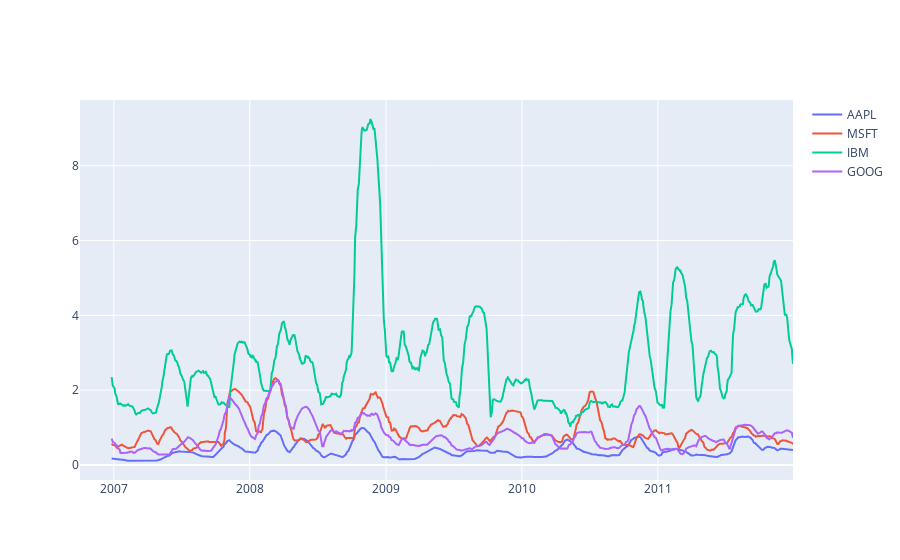

Notebook code for this chart:
### Markdown cell above
Скользящие средние можно использовать как уровни поддержки и сопротивления.
Например, как только скользящая средняя перекает скользящее среднее стоит открыть позиции на покупку или на продажу в зависимости, чем она является в данный момент времени - уровнем поддержки или сопротивления.

Пересечение скользящих средних так же дает некоторое представление о смене тренда. Если короткая с.с. пересекает длинную сверху-вниз, то это указывает на возможное начало низхоядщего тренда и когда короткая с.с. пересекает длинную снизу-вверх - то высходящий тренд.

### Расчет волатильности
Волатильность акции — это измерение изменения дисперсии доходности акции за определенный период времени. Обычно сравнивают волатильность акции с другой акцией, чтобы понять, какая из них может иметь меньший риск, или с рыночным индексом, чтобы изучить волатильность акции на рынке в целом. Как правило, чем выше волатильность, тем рискованнее вложение в эти акции, что приводит к инвестированию в одно, а не в другое.

### Code cell
tickers = ['AAPL', 'MSFT', 'IBM', 'GOOG']
all_data = get(tickers, datetime.datetime(2006, 10, 1), datetime.datetime(2012, 1, 1))
all_data = all_data['Adj Close']

aapl = all_data['AAPL']
msft = all_data['MSFT']
ibm = all_data['IBM']
goog = all_data['GOOG']

window = 60

data_aapl = aapl.rolling(window).std().reset_index()
data_msft = msft.rolling(window).std().reset_index()
data_ibm = ibm.rolling(window).std().reset_index()
data_goog = goog.rolling(window).std().reset_index()


fig = go.Figure()
fig.add_trace(go.Scatter(x=data_aapl['Date'],y=data_aapl['Adj Close'],mode='lines',name='AAPL'))
fig.add_trace(go.Scatter(x=data_msft['Date'],y=data_msft['Adj Close'],mode='lines',name='MSFT'))
fig.add_trace(go.Scatter(x=data_ibm['Date'],y=data_ibm['Adj Close'],mode='lines',name='IBM'))
fig.add_trace(go.Scatter(x=data_goog['Date'],y=data_goog['Adj Close'],mode='lines',name='GOOG'))

fig.show()

### Figure 1 — Plotly figure (JSON) as saved in the notebook; plotly's stock layout.template omitted (floating-point values rounded to 4 significant figures; data arrays with more than 128 entries replaced by an {"elided": "..."} marker saying what was removed)
{"data": [{"mode": "lines", "name": "AAPL", "type": "scatter", "x": {"elided": "1323 str values"}, "y": {"elided": "1323 float values"}}, {"mode": "lines", "name": "MSFT", "type": "scatter", "x": {"elided": "1323 str values"}, "y": {"elided": "1323 float values"}}, {"mode": "lines", "name": "IBM", "type": "scatter", "x": {"elided": "1323 str values"}, "y": {"elided": "1323 float values"}}, {"mode": "lines", "name": "GOOG", "type": "scatter", "x": {"elided": "1323 str values"}, "y": {"elided": "1323 float values"}}], "layout": {}}
